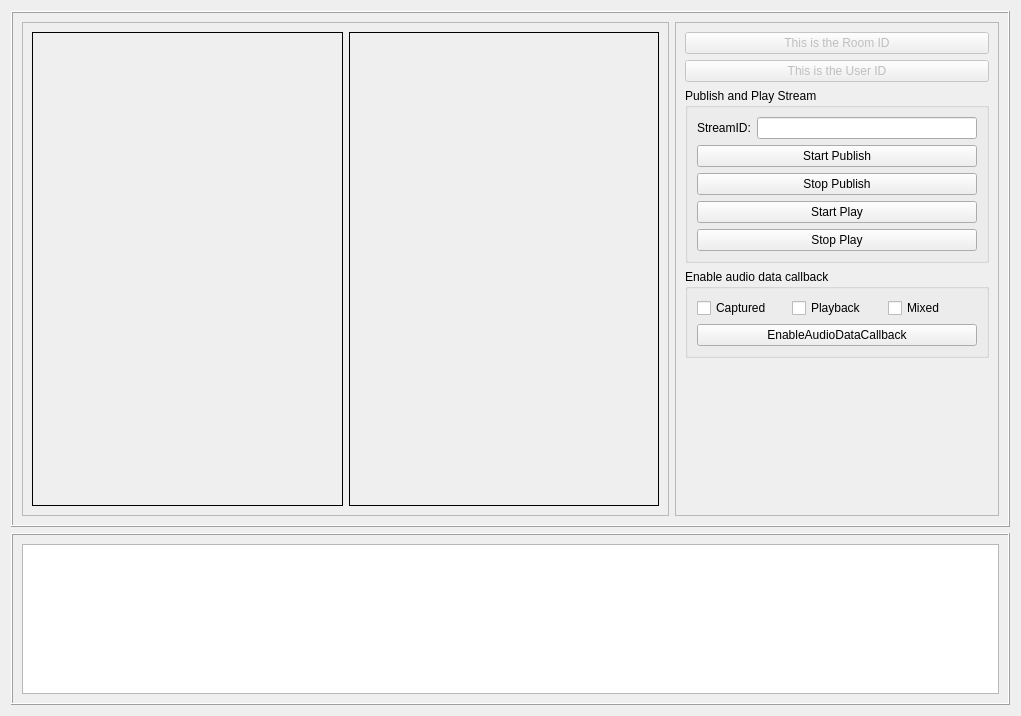
<?xml version="1.0" encoding="UTF-8"?>
<ui version="4.0">
 <class>ZegoAudioDataCallbackDemo</class>
 <widget class="QWidget" name="ZegoAudioDataCallbackDemo">
  <property name="geometry">
   <rect>
    <x>0</x>
    <y>0</y>
    <width>1021</width>
    <height>716</height>
   </rect>
  </property>
  <property name="windowTitle">
   <string>Form</string>
  </property>
  <layout class="QVBoxLayout" name="verticalLayout" stretch="3,1">
   <item>
    <widget class="QFrame" name="frame">
     <property name="frameShape">
      <enum>QFrame::Box</enum>
     </property>
     <property name="frameShadow">
      <enum>QFrame::Raised</enum>
     </property>
     <layout class="QHBoxLayout" name="horizontalLayout_4" stretch="2,1">
      <item>
       <widget class="QFrame" name="frame_2">
        <property name="frameShape">
         <enum>QFrame::StyledPanel</enum>
        </property>
        <property name="frameShadow">
         <enum>QFrame::Raised</enum>
        </property>
        <layout class="QHBoxLayout" name="horizontalLayout_2">
         <item>
          <widget class="QFrame" name="frame_local_preview">
           <property name="sizePolicy">
            <sizepolicy hsizetype="Ignored" vsizetype="Ignored">
             <horstretch>0</horstretch>
             <verstretch>0</verstretch>
            </sizepolicy>
           </property>
           <property name="frameShape">
            <enum>QFrame::Box</enum>
           </property>
          </widget>
         </item>
         <item>
          <widget class="QFrame" name="frame_remote_view">
           <property name="sizePolicy">
            <sizepolicy hsizetype="Ignored" vsizetype="Ignored">
             <horstretch>0</horstretch>
             <verstretch>0</verstretch>
            </sizepolicy>
           </property>
           <property name="frameShape">
            <enum>QFrame::Box</enum>
           </property>
          </widget>
         </item>
        </layout>
       </widget>
      </item>
      <item>
       <widget class="QFrame" name="frame_3">
        <property name="maximumSize">
         <size>
          <width>500</width>
          <height>16777215</height>
         </size>
        </property>
        <property name="frameShape">
         <enum>QFrame::StyledPanel</enum>
        </property>
        <property name="frameShadow">
         <enum>QFrame::Raised</enum>
        </property>
        <layout class="QVBoxLayout" name="verticalLayout_5">
         <item>
          <widget class="QPushButton" name="pushButton_roomID">
           <property name="enabled">
            <bool>false</bool>
           </property>
           <property name="text">
            <string>This is the Room ID</string>
           </property>
          </widget>
         </item>
         <item>
          <widget class="QPushButton" name="pushButton_userID">
           <property name="enabled">
            <bool>false</bool>
           </property>
           <property name="text">
            <string>This is the User ID</string>
           </property>
          </widget>
         </item>
         <item>
          <widget class="QGroupBox" name="groupBox_4">
           <property name="title">
            <string>Publish and Play Stream</string>
           </property>
           <layout class="QFormLayout" name="formLayout_2">
            <item row="0" column="0">
             <widget class="QLabel" name="label_3">
              <property name="text">
               <string>StreamID:</string>
              </property>
             </widget>
            </item>
            <item row="0" column="1">
             <widget class="QLineEdit" name="lineEdit_streamID">
              <property name="sizePolicy">
               <sizepolicy hsizetype="Preferred" vsizetype="Preferred">
                <horstretch>0</horstretch>
                <verstretch>0</verstretch>
               </sizepolicy>
              </property>
             </widget>
            </item>
            <item row="4" column="0" colspan="2">
             <widget class="QPushButton" name="pushButton_startPublish">
              <property name="sizePolicy">
               <sizepolicy hsizetype="Preferred" vsizetype="Preferred">
                <horstretch>0</horstretch>
                <verstretch>0</verstretch>
               </sizepolicy>
              </property>
              <property name="text">
               <string>Start Publish</string>
              </property>
             </widget>
            </item>
            <item row="5" column="0" colspan="2">
             <widget class="QPushButton" name="pushButton_stopPublish">
              <property name="sizePolicy">
               <sizepolicy hsizetype="Preferred" vsizetype="Preferred">
                <horstretch>0</horstretch>
                <verstretch>0</verstretch>
               </sizepolicy>
              </property>
              <property name="text">
               <string>Stop Publish</string>
              </property>
             </widget>
            </item>
            <item row="6" column="0" colspan="2">
             <widget class="QPushButton" name="pushButton_startPlay">
              <property name="sizePolicy">
               <sizepolicy hsizetype="Preferred" vsizetype="Preferred">
                <horstretch>0</horstretch>
                <verstretch>0</verstretch>
               </sizepolicy>
              </property>
              <property name="text">
               <string>Start Play</string>
              </property>
             </widget>
            </item>
            <item row="7" column="0" colspan="2">
             <widget class="QPushButton" name="pushButton_stopPlay">
              <property name="sizePolicy">
               <sizepolicy hsizetype="Preferred" vsizetype="Preferred">
                <horstretch>0</horstretch>
                <verstretch>0</verstretch>
               </sizepolicy>
              </property>
              <property name="text">
               <string>Stop Play</string>
              </property>
             </widget>
            </item>
           </layout>
          </widget>
         </item>
         <item>
          <widget class="QGroupBox" name="groupBox_2">
           <property name="title">
            <string>Enable audio data callback</string>
           </property>
           <layout class="QVBoxLayout" name="verticalLayout_3">
            <item>
             <layout class="QHBoxLayout" name="horizontalLayout">
              <item>
               <widget class="QCheckBox" name="checkBox_capturedAudioData">
                <property name="text">
                 <string>Captured</string>
                </property>
               </widget>
              </item>
              <item>
               <widget class="QCheckBox" name="checkBox_playbackAudioData">
                <property name="text">
                 <string>Playback</string>
                </property>
               </widget>
              </item>
              <item>
               <widget class="QCheckBox" name="checkBox_mixedAudioData">
                <property name="text">
                 <string>Mixed</string>
                </property>
               </widget>
              </item>
             </layout>
            </item>
            <item>
             <widget class="QPushButton" name="pushButton_enableAudioDataCallback">
              <property name="text">
               <string>EnableAudioDataCallback</string>
              </property>
             </widget>
            </item>
           </layout>
          </widget>
         </item>
         <item>
          <spacer name="verticalSpacer">
           <property name="orientation">
            <enum>Qt::Vertical</enum>
           </property>
           <property name="sizeHint" stdset="0">
            <size>
             <width>20</width>
             <height>161</height>
            </size>
           </property>
          </spacer>
         </item>
        </layout>
       </widget>
      </item>
     </layout>
    </widget>
   </item>
   <item>
    <widget class="QFrame" name="frame_5">
     <property name="sizePolicy">
      <sizepolicy hsizetype="Preferred" vsizetype="Preferred">
       <horstretch>0</horstretch>
       <verstretch>0</verstretch>
      </sizepolicy>
     </property>
     <property name="minimumSize">
      <size>
       <width>300</width>
       <height>0</height>
      </size>
     </property>
     <property name="maximumSize">
      <size>
       <width>16777215</width>
       <height>16777215</height>
      </size>
     </property>
     <property name="frameShape">
      <enum>QFrame::Box</enum>
     </property>
     <property name="frameShadow">
      <enum>QFrame::Raised</enum>
     </property>
     <layout class="QVBoxLayout" name="verticalLayout_2">
      <item>
       <widget class="QTextEdit" name="textEdit_log">
        <property name="html">
         <string>&lt;!DOCTYPE HTML PUBLIC &quot;-//W3C//DTD HTML 4.0//EN&quot; &quot;http://www.w3.org/TR/REC-html40/strict.dtd&quot;&gt;
&lt;html&gt;&lt;head&gt;&lt;meta name=&quot;qrichtext&quot; content=&quot;1&quot; /&gt;&lt;style type=&quot;text/css&quot;&gt;
p, li { white-space: pre-wrap; }
&lt;/style&gt;&lt;/head&gt;&lt;body style=&quot; font-family:'.AppleSystemUIFont'; font-size:13pt; font-weight:400; font-style:normal;&quot;&gt;
&lt;p style=&quot;-qt-paragraph-type:empty; margin-top:0px; margin-bottom:0px; margin-left:0px; margin-right:0px; -qt-block-indent:0; text-indent:0px; font-family:'SimSun'; font-size:9pt;&quot;&gt;&lt;br /&gt;&lt;/p&gt;&lt;/body&gt;&lt;/html&gt;</string>
        </property>
       </widget>
      </item>
     </layout>
    </widget>
   </item>
  </layout>
 </widget>
 <resources/>
 <connections/>
</ui>
